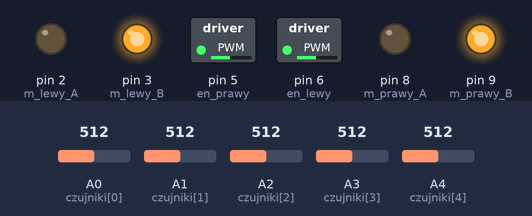
The sketch below on a simulated Arduino Uno, built with avr-gcc and run on an emulated ATmega328P. Parts: switched loads named in the sketch (green lamp = pin HIGH), output pins drawn as LEDs (lit = HIGH). The test bench sets the inputs (shaded band); at power-on: A0 (czujniki[0]) = 512, A2 (czujniki[2]) = 512, A1 (czujniki[1]) = 512, A4 (czujniki[4]) = 512, A3 (czujniki[3]) = 512.

Above: at 4.2 s.
4.3 s: A0 (czujniki[0]) set to 833
5.8 s: A0 (czujniki[0]) set to 864
At 6.7 s:
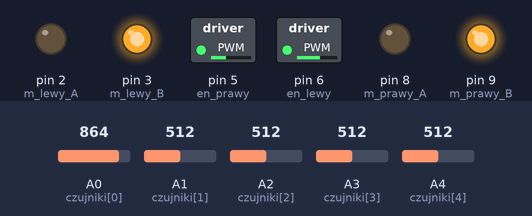
7.3 s: A2 (czujniki[2]) set to 992
At 7.8 s:
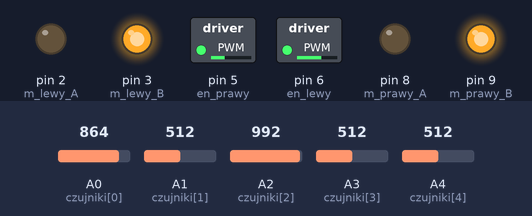
8.8 s: A1 (czujniki[1]) set to 838
10.3 s: A1 (czujniki[1]) set to 863
At 11.3 s:
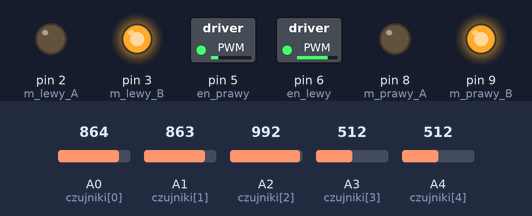
11.8 s: A4 (czujniki[4]) set to 834
13.3 s: A4 (czujniki[4]) set to 859
At 13.6 s:
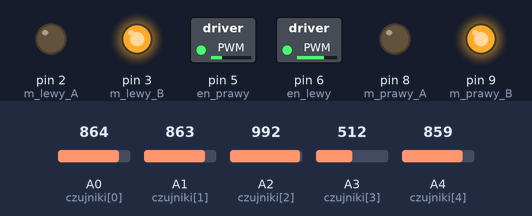
Timing chart, 0 to 15.8 s (numbered marks = the images above; inputs shaded):
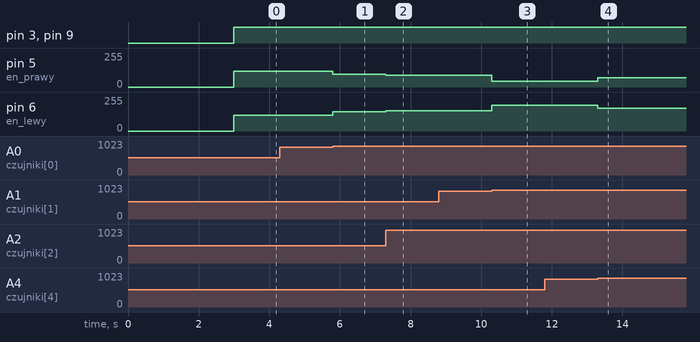

Measured:
- after the input at 4.3 s, every drawn part: stays the same
- after the input at 5.8 s, pin 5 (en_prawy): 120/255 → 95/255 at once; pin 6 (en_lewy): 120/255 → 145/255 at once
- after the input at 7.3 s, pin 5 (en_prawy): 95/255 → 87/255 at once; pin 6 (en_lewy): 145/255 → 153/255 at once
- after the input at 8.8 s, every drawn part: stays the same
- after the input at 10.3 s, pin 5 (en_prawy): 87/255 → 45/255 at once; pin 6 (en_lewy): 153/255 → 195/255 at once
- after the input at 11.8 s, every drawn part: stays the same
- after the input at 13.3 s, pin 5 (en_prawy): 45/255 → 70/255 at once; pin 6 (en_lewy): 195/255 → 170/255 at once

The sketch:

gitjazda.ino
```cpp
// --- PINY ---
int m_prawy_A = 8; int m_prawy_B = 9;
int m_lewy_A = 2;  int m_lewy_B = 3;
int en_prawy = 5;  int en_lewy = 6;

int czujniki[] = {A0, A1, A2, A3, A4};

// --- NASTAWY PID ---
float Kp = 0.05;
float Ki = 0.0;
float Kd = 0.5;

// --- ZMIENNE POMOCNICZE ---
int blad = 0;
int poprzedni_blad = 0;
float calka = 0;
int V_BAZA = 120; // 0-255
int ostatni_kierunek = 0;
int blad_przed_zguba = 0;

const int PROG_LINII = 850;

// --- ZMIENNE DO SZUKANIA LINII ---
unsigned long czas_zguby = 0;
bool szukanie_aktywne = false;
const int PREDKOSC_SZUKANIA = 100;
const unsigned long MAX_SZUKANIA = 2000;

void setup() {
  pinMode(m_prawy_A, OUTPUT); pinMode(m_prawy_B, OUTPUT);
  pinMode(m_lewy_A, OUTPUT);  pinMode(m_lewy_B, OUTPUT);
  pinMode(en_prawy, OUTPUT);  pinMode(en_lewy, OUTPUT);
  delay(3000);
}

void loop() {
  int pozycja = oblicz_pozycje();

  if (pozycja == 10000) {
    if (!szukanie_aktywne) {
      czas_zguby = millis();
      szukanie_aktywne = true;
    }
    szukaj_linii();
    return;
  }

  // Znaleźliśmy linię po szukaniu
  if (szukanie_aktywne) {
    szukanie_aktywne = false;
    calka = 0;
    poprzedni_blad = 0;

    if (blad_przed_zguba != 0 && pozycja != 0) {
      if ((blad_przed_zguba > 0) != (pozycja > 0)) {
        ostatni_kierunek = -ostatni_kierunek;
      }
    }
  }

  blad_przed_zguba = pozycja;

  blad = pozycja;
  calka = calka + blad;
  calka = constrain(calka, -3000, 3000);

  int rozniczka = blad - poprzedni_blad;
  int korekta = Kp * blad + Ki * calka + Kd * rozniczka;
  poprzedni_blad = blad;

  int moc_lewy  = V_BAZA + korekta;
  int moc_prawy = V_BAZA - korekta;

  move(moc_lewy, moc_prawy);
}

int oblicz_pozycje() {
  long suma_wag = 0;
  int aktywnych = 0;
  int wagi[] = {-2000, -1000, 0, 1000, 2000};

  for (int i = 0; i < 5; i++) {
    int odczyt = analogRead(czujniki[i]);
    if (odczyt < PROG_LINII) {
      suma_wag += wagi[i];
      aktywnych++;
    }
  }

  if (aktywnych == 0) return 10000;

  int pozycja = suma_wag / aktywnych;

  if (pozycja < 0) ostatni_kierunek = -1;
  else if (pozycja > 0) ostatni_kierunek = 1;

  return pozycja;
}

void szukaj_linii() {
  unsigned long czas_szukania = millis() - czas_zguby;

  int predkosc = PREDKOSC_SZUKANIA + (int)(czas_szukania / 20);
  predkosc = constrain(predkosc, PREDKOSC_SZUKANIA, 200);

  if (czas_szukania > MAX_SZUKANIA * 2) {
    move(0, 0);
    return;
  }

  if (czas_szukania > MAX_SZUKANIA) {
    if (ostatni_kierunek == -1) move(predkosc, -predkosc);
    else move(-predkosc, predkosc);
  } else {
    if (ostatni_kierunek == -1) move(-predkosc, predkosc);
    else move(predkosc, -predkosc);
  }

  // Gdy środkowy czujnik trafi na linię — zatrzymaj i wycentruj
  int srodek = analogRead(A2);
  if (srodek < PROG_LINII) {
    move(0, 0);
    delay(50);
    szukanie_aktywne = false;
    calka = 0;
    poprzedni_blad = 0;
  }
}

void move(int ml, int mp) {
  ml = constrain(ml, -255, 255);
  mp = constrain(mp, -255, 255);

  if (ml >= 0) {
    digitalWrite(m_lewy_A, LOW); digitalWrite(m_lewy_B, HIGH);
  } else {
    digitalWrite(m_lewy_A, HIGH); digitalWrite(m_lewy_B, LOW);
    ml = -ml;
  }

  if (mp >= 0) {
    digitalWrite(m_prawy_A, LOW); digitalWrite(m_prawy_B, HIGH);
  } else {
    digitalWrite(m_prawy_A, HIGH); digitalWrite(m_prawy_B, LOW);
    mp = -mp;
  }

  analogWrite(en_lewy, ml);
  analogWrite(en_prawy, mp);
}
```

testsilnikowavr.c
```cpp
// ============================================================
//  TEST SILNIKOW — ATmega328P  (avr-gcc, bez Arduino)
//  Kompilacja:
//    avr-gcc -mmcu=atmega328p -DF_CPU=16000000UL -O2 -o motor_test.elf motor_test.c
//    avr-objcopy -O ihex motor_test.elf motor_test.hex
//    avrdude -c arduino -p m328p -P /dev/ttyUSB0 -b 115200 -U flash:w:motor_test.hex
// ============================================================

#include <avr/io.h>
#include <util/delay.h>
#include <stdint.h>

// ============================================================
//  Mapowanie pinów Arduino → porty AVR
//
//  Pin  2 → PD2      Pin  3 → PD3 (OC2B, PWM)
//  Pin  5 → PD5 (OC0B, PWM)
//  Pin  6 → PD6 (OC0A, PWM)
//  Pin  8 → PB0      Pin  9 → PB1
//  Pin 13 → PB5 (LED)
// ============================================================

// Silnik 1
#define M1_PWM_DDR   DDRD
#define M1_PWM_PORT  PORTD
#define M1_PWM_BIT   PD5        // OC0B → Timer0, kanał B

#define M1_A_DDR     DDRB
#define M1_A_PORT    PORTB
#define M1_A_BIT     PB0        // Arduino pin 8

#define M1_B_DDR     DDRB
#define M1_B_PORT    PORTB
#define M1_B_BIT     PB1        // Arduino pin 9

// Silnik 2
#define M2_PWM_DDR   DDRD
#define M2_PWM_PORT  PORTD
#define M2_PWM_BIT   PD6        // OC0A → Timer0, kanał A

#define M2_A_DDR     DDRD
#define M2_A_PORT    PORTD
#define M2_A_BIT     PD2        // Arduino pin 2

#define M2_B_DDR     DDRD
#define M2_B_PORT    PORTD
#define M2_B_BIT     PD3        // Arduino pin 3

// LED
#define LED_DDR      DDRB
#define LED_PORT     PORTB
#define LED_BIT      PB5        // Arduino pin 13

// Prędkość testowa
#define V  160

// ============================================================
//  Pomocniki GPIO
// ============================================================
static inline void pin_high(volatile uint8_t *port, uint8_t bit) { *port |=  (1 << bit); }
static inline void pin_low (volatile uint8_t *port, uint8_t bit) { *port &= ~(1 << bit); }

// ============================================================
//  Inicjalizacja Timer0 — Fast PWM, prescaler 64 (~977 Hz)
//  OC0A = PD6, OC0B = PD5
// ============================================================
static void timer0_init(void) {
    // Fast PWM, TOP = 0xFF
    TCCR0A = (1 << COM0A1) | (1 << COM0B1)   // non-inverting na obu kanałach
           | (1 << WGM01)  | (1 << WGM00);   // Fast PWM
    TCCR0B = (1 << CS01) | (1 << CS00);      // prescaler = 64
    OCR0A  = 0;
    OCR0B  = 0;
}

// ============================================================
//  analogWrite dla pinów PWM silników
//  canal: 0 = OC0A (M2_PWM/PD6), 1 = OC0B (M1_PWM/PD5)
// ============================================================
static void pwm_set(uint8_t canal, uint8_t val) {
    if (canal == 0) OCR0A = val;
    else            OCR0B = val;
}

// ============================================================
//  constrain
// ============================================================
static inline int16_t constrain_val(int16_t v, int16_t lo, int16_t hi) {
    if (v < lo) return lo;
    if (v > hi) return hi;
    return v;
}

// ============================================================
//  Sterowanie pojedynczym silnikiem
//  canal: 0 = M2 (OC0A), 1 = M1 (OC0B)
// ============================================================
static void silnik_m1(int16_t moc) {
    moc = constrain_val(moc, -255, 255);
    if (moc > 0) {
        pin_high(&M1_A_PORT, M1_A_BIT);
        pin_low (&M1_B_PORT, M1_B_BIT);
    } else if (moc < 0) {
        pin_low (&M1_A_PORT, M1_A_BIT);
        pin_high(&M1_B_PORT, M1_B_BIT);
        moc = -moc;
    } else {
        pin_low(&M1_A_PORT, M1_A_BIT);
        pin_low(&M1_B_PORT, M1_B_BIT);
    }
    pwm_set(1, (uint8_t)moc);   // OC0B = PD5
}

static void silnik_m2(int16_t moc) {
    moc = constrain_val(moc, -255, 255);
    if (moc > 0) {
        pin_high(&M2_A_PORT, M2_A_BIT);
        pin_low (&M2_B_PORT, M2_B_BIT);
    } else if (moc < 0) {
        pin_low (&M2_A_PORT, M2_A_BIT);
        pin_high(&M2_B_PORT, M2_B_BIT);
        moc = -moc;
    } else {
        pin_low(&M2_A_PORT, M2_A_BIT);
        pin_low(&M2_B_PORT, M2_B_BIT);
    }
    pwm_set(0, (uint8_t)moc);   // OC0A = PD6
}

// ============================================================
//  Manewry
// ============================================================
static void jazda_wprzod(uint8_t v) { silnik_m1( v); silnik_m2( v); }
static void jazda_wtyl  (uint8_t v) { silnik_m1(-v); silnik_m2(-v); }
static void skret_prawy (uint8_t v) { silnik_m1( v); silnik_m2( v / 3); }
static void skret_lewy  (uint8_t v) { silnik_m1( v / 3); silnik_m2( v); }
static void obrot_prawy (uint8_t v) { silnik_m1( v); silnik_m2(-v); }
static void obrot_lewy  (uint8_t v) { silnik_m1(-v); silnik_m2( v); }
static void zatrzymaj   (void)      { silnik_m1( 0); silnik_m2( 0); }

// ============================================================
//  delay w ms  (_delay_ms akceptuje stałą; pętla dla wartości
//  większych niż ~262 ms przy 16 MHz)
// ============================================================
static void delay_ms(uint16_t ms) {
    while (ms--) _delay_ms(1);
}

// ============================================================
//  main
// ============================================================
int main(void) {
    // Kierunki pinów
    M1_PWM_DDR |= (1 << M1_PWM_BIT);
    M1_A_DDR   |= (1 << M1_A_BIT);
    M1_B_DDR   |= (1 << M1_B_BIT);

    M2_PWM_DDR |= (1 << M2_PWM_BIT);
    M2_A_DDR   |= (1 << M2_A_BIT);
    M2_B_DDR   |= (1 << M2_B_BIT);

    LED_DDR    |= (1 << LED_BIT);

    timer0_init();

    // Mrugnięcie LED x3
    for (uint8_t i = 0; i < 3; i++) {
        pin_high(&LED_PORT, LED_BIT); delay_ms(200);
        pin_low (&LED_PORT, LED_BIT); delay_ms(200);
    }
    delay_ms(1500);

    // Pętla główna
    while (1) {
        pin_high(&LED_PORT, LED_BIT); jazda_wprzod(V); delay_ms(1500);
        zatrzymaj();                                    delay_ms(500);

        pin_low (&LED_PORT, LED_BIT); jazda_wtyl(V);   delay_ms(1500);
        zatrzymaj();                                    delay_ms(500);

        pin_high(&LED_PORT, LED_BIT); skret_prawy(V);  delay_ms(800);
        zatrzymaj();                                    delay_ms(500);

        pin_low (&LED_PORT, LED_BIT); skret_lewy(V);   delay_ms(800);
        zatrzymaj();                                    delay_ms(500);

        pin_high(&LED_PORT, LED_BIT); obrot_prawy(V);  delay_ms(600);
        zatrzymaj();                                    delay_ms(500);

        pin_low (&LED_PORT, LED_BIT); obrot_lewy(V);   delay_ms(600);
        zatrzymaj();                                    delay_ms(2000);
    }
}
```
